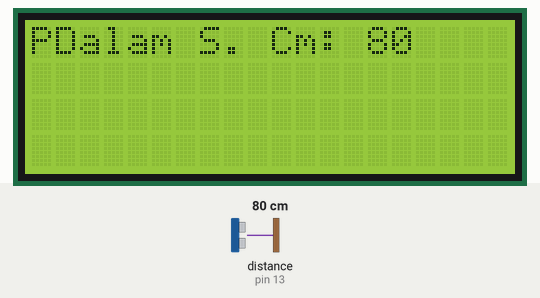
The sketch below on a simulated Arduino Uno, built with avr-gcc and run on an emulated ATmega328P. On the bench: 20×4 character LCD. The test bench sets the inputs (shaded band); at power-on: distance to the obstacle (sensor on pin 13) 80 cm. The echo pulse lasts 58.3 µs per cm.

Above: at 1.2 s.
1.3 s: distance to the obstacle (sensor on pin 13) set to 2 cm
3.6 s: distance to the obstacle (sensor on pin 13) set to 4 cm
At 4.9 s:
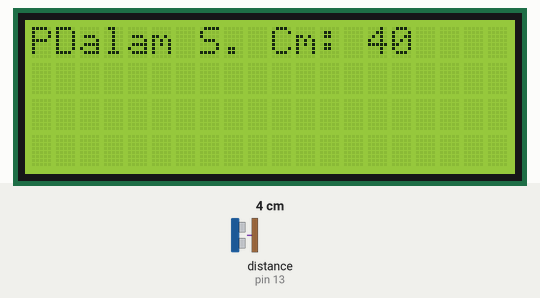
5.7 s: distance to the obstacle (sensor on pin 13) set to 9 cm
Timing chart, 0 to 8.7 s (numbered marks = the images above; inputs shaded):
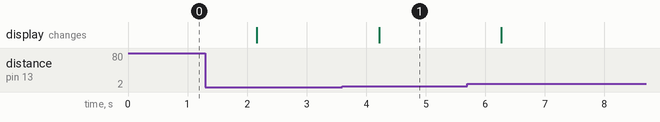

The sketch:

ultrasonic.ino
```cpp
/*
   PRAKTEK MENGGUNAKAN ARDUINO DENGAN SENSOR ULTRASONIC
   DAN LCD 16 X 2
   Echo ke pin 13
   trig ke pin 12
   SDA ke pin A4
   SCL ke pin A5
*/

#include <UltraDistSensor.h>
#include <Wire.h>
#include <LiquidCrystal_I2C.h>

LiquidCrystal_I2C lcd(0x27,20,4);

UltraDistSensor sensorku;
int hasil;

void setup() {
    lcd.init();                      // initialize the lcd
    lcd.backlight();
    Serial.begin(9600);
    sensorku.attach(12,13);//Trigger pin , Echo pin
}

void loop() {
    hasil=sensorku.distanceInCm();
     lcd.setCursor(0,0);
     lcd.print("Pengukur jarak");
     lcd.setCursor(1,0);
     lcd.print("Dalam S. Cm: ");
     lcd.print(hasil);
     //lcd.print("Cm");

    delay(1000);
}
```

Measured:
- after the input at 3.6 s, the display: changes after 0.62 s (image 1)
